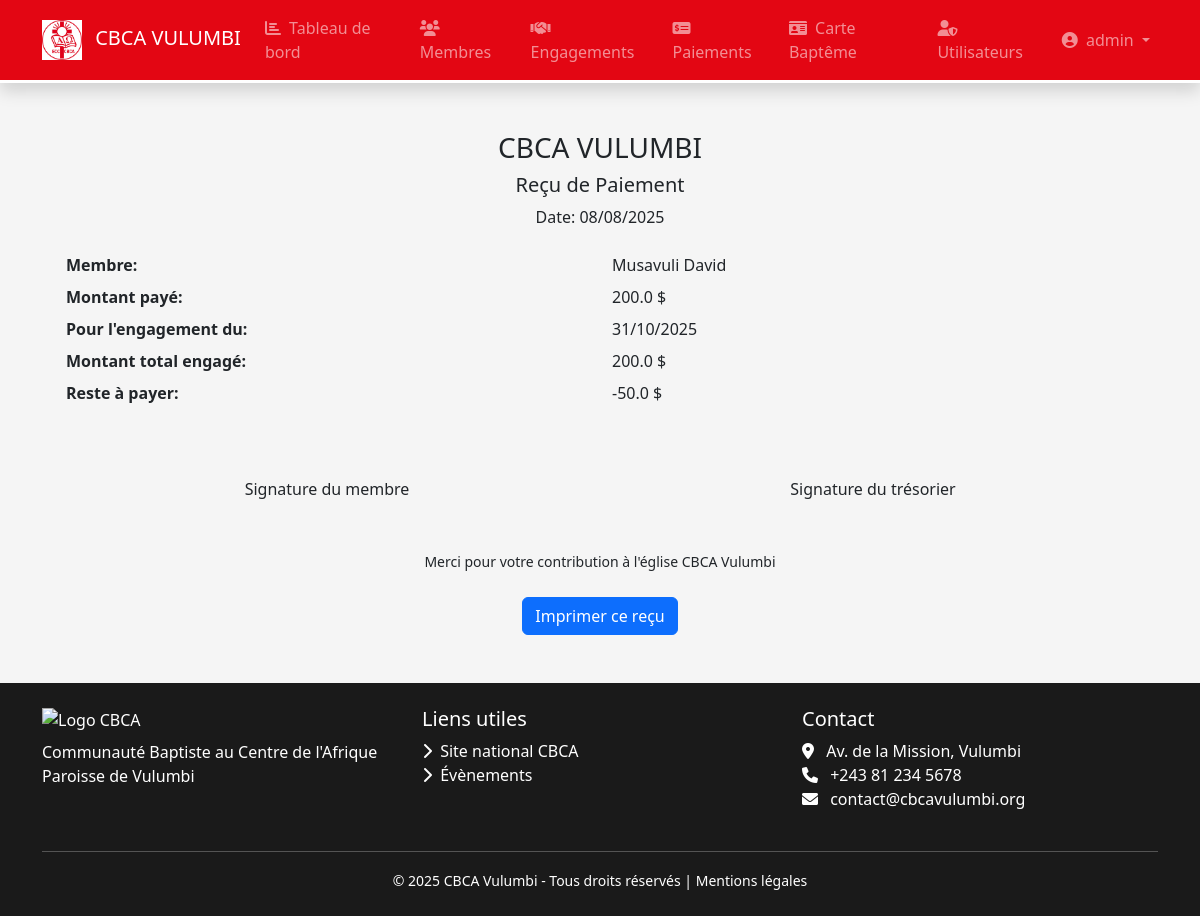
/paiements/recu/2 (signed in), run on an earlier commit of the app's database.
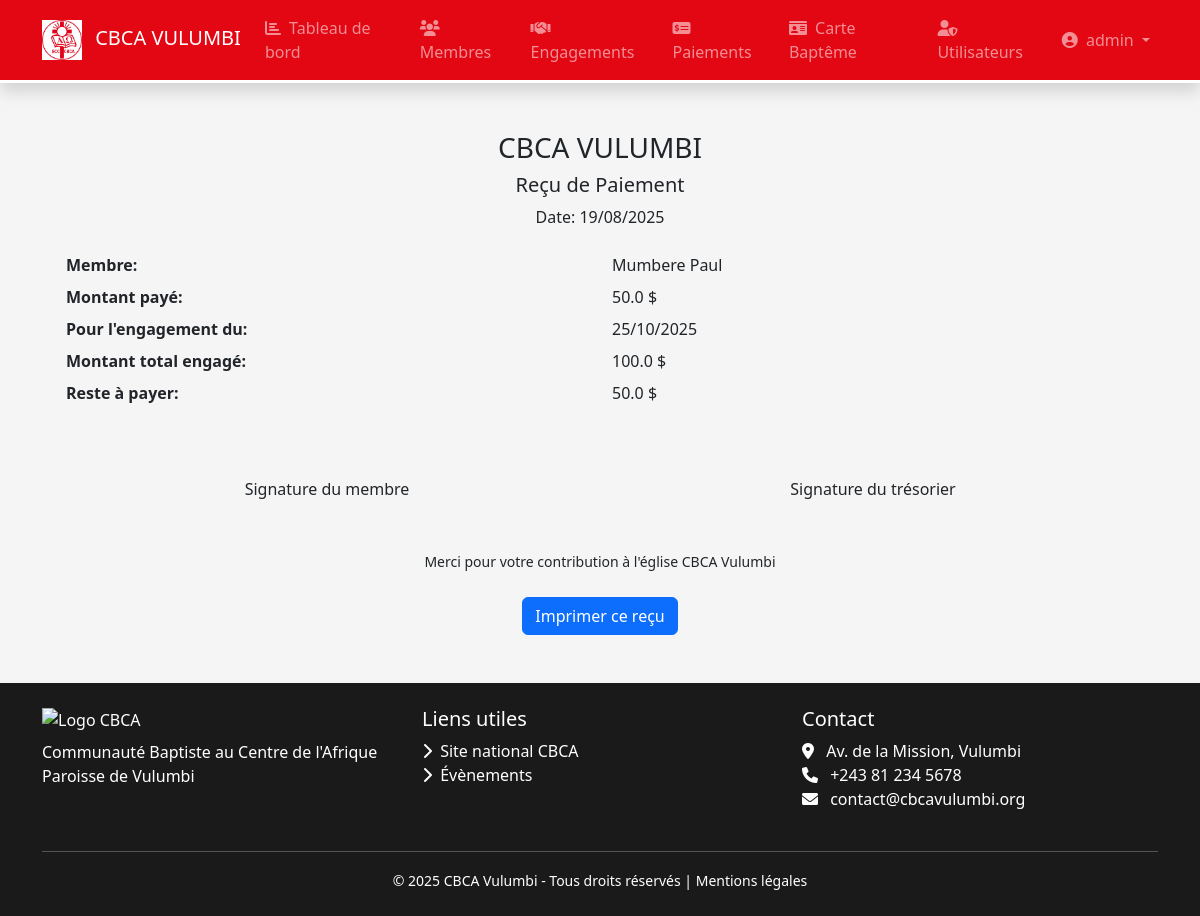
And on a later commit of the database.
### models.py (models this page shows, shortened)
class Paiement(db.Model):
    __tablename__ = 'paiements'
    id = db.Column(db.Integer, primary_key=True)
    engagement_id = db.Column(db.Integer, db.ForeignKey('engagements.id'), nullable=False)
    montant = db.Column(db.Float, nullable=False)
    date_paiement = db.Column(db.Date, default=datetime.utcnow)

class CarteBapteme(db.Model):
    __tablename__='cartebapteme'
    id = db.Column(db.Integer, primary_key=True)
    numero = db.Column(db.String(100), nullable=False)
    nom = db.Column(db.String(100), nullable=False)
    adresse = db.Column(db.String(200))
    date_naissance = db.Column(db.Date)
    sexe = db.Column(db.String(1))
    photo = db.Column(db.String(100))
    created_at = db.Column(db.DateTime, default=datetime.utcnow)
    membre = db.relationship('Membre', backref='cartebapteme', lazy=True)

class Engagement(db.Model):
    __tablename__ = 'engagements'
    id = db.Column(db.Integer, primary_key=True)
    membre_id = db.Column(db.Integer, db.ForeignKey('membres.id'), nullable=False)
    montant_total = db.Column(db.Float, nullable=False)
    date_engagement = db.Column(db.DateTime, default=datetime.utcnow)
    date_limite = db.Column(db.Date, nullable=False)
    description = db.Column(db.String(200))
    statut = db.Column(db.String(20), default='En cours')
    paiements = db.relationship('Paiement', backref='engagement', lazy=True, cascade="all, delete-orphan")
    notifications = db.relationship('Notification', backref='engagement', lazy=True, cascade="all, delete-orphan")
    def montant_restant(self):
        return self.montant_total - sum(p.montant for p in self.paiements)

### app.py (the view)
@app.route('/paiements/recu/<int:paiement_id>')
@login_required
@admin_required
def imprimer_recu(paiement_id):
    from models import Paiement
    paiement = Paiement.query.get_or_404(paiement_id)
    return render_template('paiements/recu.html', paiement=paiement)

### app.py (called while the page is built)
@login_manager.user_loader
def load_user(user_id):
    from models import User
    return User.query.get(int(user_id))

def admin_required(f):
    @wraps(f)
    def decorated_function(*args, **kwargs):
        if not current_user.is_authenticated or current_user.role != 'admin':
            flash('Accès réservé aux administrateurs', 'danger')
            return redirect(url_for('accueil'))
        return f(*args, **kwargs)
    return decorated_function

### templates/paiements/recu.html (shortened to what this page needs)
{% extends "base.html" %}
{% block content %}
<div class="receipt-container p-4">
    <div class="text-center mb-4">
        <h3>CBCA VULUMBI</h3>
        <h5>Reçu de Paiement</h5>
        <p>Date: {{ paiement.date_paiement.strftime('%d/%m/%Y') }}</p>
    </div>
    <div class="receipt-details">
        <div class="row mb-2">
            <div class="col-6"><strong>Membre:</strong></div>
            <div class="col-6">{{ paiement.engagement.membre.cartebapteme.nom }}</div>
        </div>
        <div class="row mb-2">
            <div class="col-6"><strong>Montant payé:</strong></div>
            <div class="col-6">{{ paiement.montant }} $</div>
        </div>
        <div class="row mb-2">
            <div class="col-6"><strong>Pour l'engagement du:</strong></div>
            <div class="col-6">{{ paiement.engagement.date_limite.strftime('%d/%m/%Y') }}</div>
        </div>
        <div class="row mb-2">
            <div class="col-6"><strong>Montant total engagé:</strong></div>
            <div class="col-6">{{ paiement.engagement.montant_total }} $</div>
        </div>
        <div class="row mb-2">
            <div class="col-6"><strong>Reste à payer:</strong></div>
            <div class="col-6">{{ paiement.engagement.montant_restant() }} $</div>
        </div>
    </div>
    <div class="signature mt-5 pt-4">
        <div class="row">
            <div class="col-6 text-center">
                <p>Signature du membre</p>
            </div>
            <div class="col-6 text-center">
                <p>Signature du trésorier</p>
            </div>
        </div>
    </div>
    <div class="footer mt-4 pt-2 text-center">
        <small>Merci pour votre contribution à l'église CBCA Vulumbi</small>
    </div>
    <div class="text-center mt-4">
        <button onclick="window.print()" class="btn btn-primary">Imprimer ce reçu</button>
    </div>
</div>
{% endblock %}

What changed in the data, as far as the page shows it:
no longer on this page (row edited): CarteBapteme: engagement.membre.cartebapteme.nom "Musavuli David"
removed Engagement: engagement.date_limite "31/10/2025", engagement.montant_total "200.0", engagement.montant_restant "-50.0"
changed Paiement: date_paiement "08/08/2025" → "19/08/2025"; montant "200.0" → "50.0"
now on this page (row edited): CarteBapteme: engagement.membre.cartebapteme.nom "Mumbere Paul"
now on this page (row edited): Engagement: engagement.date_limite "25/10/2025", engagement.montant_total "100.0", engagement.montant_restant "50.0"
